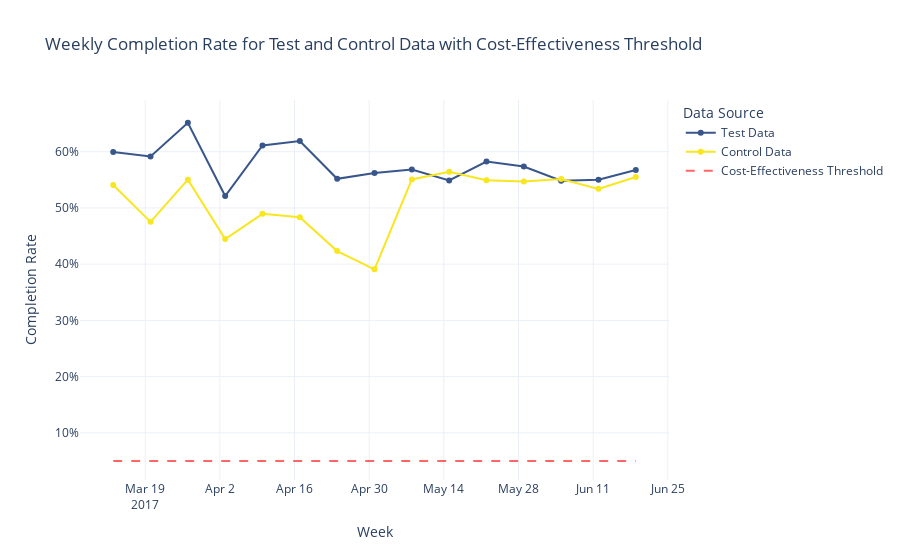

Notebook code cell kept with this figure:
### Code cell
import plotly.graph_objects as go
import pandas as pd
import numpy as np
import matplotlib.pyplot as plt
from scipy.stats import chi2_contingency

# Ensure date column is in datetime format
df_final['date'] = pd.to_datetime(df_final['date'])

# Add a 'week' column to the DataFrame
df_final['week'] = df_final['date'].dt.to_period('W').apply(lambda r: r.start_time)

# Calculate weekly completion rate for Test and Control variations
weekly_completion = df_final.groupby(['week', 'variation'])['completion'].mean().unstack()

# Perform Chi-square test for completion rates
contingency_table = pd.crosstab(df_final['variation'], df_final['completion'])
chi2_stat_completion, p_value_completion, _, _ = chi2_contingency(contingency_table)

# Calculate Cramér's V
n = contingency_table.sum().sum()  # Total number of observations
min_dimension = min(contingency_table.shape) - 1  # Minimum dimension - 1
cramers_v = np.sqrt((chi2_stat_completion / n) / min_dimension)

# Print the results
print(f'Chi-square statistic for completion rates: {chi2_stat_completion}, p-value: {p_value_completion}')
print(f"Cramér's V for the association between variation and completion: {cramers_v}")

# Calculate Completion Rates
completion_rates = df_final.groupby('variation')['completion'].mean()
completion_rate_test = completion_rates.get('Test', 0)
completion_rate_control = completion_rates.get('Control', 0)
percentage_increase = ((completion_rate_test - completion_rate_control) / completion_rate_control) * 100 if completion_rate_control != 0 else float('inf')

print(f'Completion rate for Test group: {completion_rate_test}')
print(f'Completion rate for Control group: {completion_rate_control}')
print(f'Percentage increase in completion rate: {percentage_increase}%')

# Define the cost-effectiveness threshold (example: 0.05 or 5%)
cost_effectiveness_threshold = 0.05

# Define viridis-like colors for the variations
viridis_colors = plt.cm.viridis(np.linspace(0, 1, 256))
test_color = 'rgb({}, {}, {})'.format(*[int(c * 255) for c in viridis_colors[68]])
control_color = 'rgb({}, {}, {})'.format(*[int(c * 255) for c in viridis_colors[253]])

# Create a line+scatter plot
fig = go.Figure()

# Line+scatter for test data
fig.add_trace(go.Scatter(
    x=weekly_completion.index,
    y=weekly_completion['Test'],
    mode='lines+markers',
    name='Test Data',
    line=dict(shape='linear', color=test_color)
))

# Line+scatter for control data
fig.add_trace(go.Scatter(
    x=weekly_completion.index,
    y=weekly_completion['Control'],
    mode='lines+markers',
    name='Control Data',
    line=dict(shape='linear', color=control_color)
))

# Add cost-effectiveness threshold line
fig.add_trace(go.Scatter(
    x=weekly_completion.index,
    y=[cost_effectiveness_threshold] * len(weekly_completion),
    mode='lines',
    name='Cost-Effectiveness Threshold',
    line=dict(shape='linear', color='rgba(255, 0, 0, 0.6)', dash='dash')  # Red dashed line
))

# Update layout
fig.update_layout(
    title='Weekly Completion Rate for Test and Control Data with Cost-Effectiveness Threshold',
    xaxis_title='Week',
    yaxis_title='Completion Rate',
    yaxis_tickformat=',.0%',
    legend_title_text='Data Source',
    template='plotly_white'
)

# Show the plot
fig.show()

### Figure 1 — Plotly figure (JSON) as saved in the notebook; plotly's stock layout.template omitted (floating-point values rounded to 4 significant figures)
{"data": [{"line": {"color": "rgb(56, 86, 139)", "shape": "linear"}, "mode": "lines+markers", "name": "Test Data", "type": "scatter", "x": ["2017-03-13T00:00:00", "2017-03-20T00:00:00", "2017-03-27T00:00:00", "2017-04-03T00:00:00", "2017-04-10T00:00:00", "2017-04-17T00:00:00", "2017-04-24T00:00:00", "2017-05-01T00:00:00", "2017-05-08T00:00:00", "2017-05-15T00:00:00", "2017-05-22T00:00:00", "2017-05-29T00:00:00", "2017-06-05T00:00:00", "2017-06-12T00:00:00", "2017-06-19T00:00:00"], "y": [0.5993, 0.5915, 0.6515, 0.5212, 0.6111, 0.619, 0.5518, 0.562, 0.5683, 0.5488, 0.5825, 0.5737, 0.5483, 0.5501, 0.5675]}, {"line": {"color": "rgb(248, 230, 33)", "shape": "linear"}, "mode": "lines+markers", "name": "Control Data", "type": "scatter", "x": ["2017-03-13T00:00:00", "2017-03-20T00:00:00", "2017-03-27T00:00:00", "2017-04-03T00:00:00", "2017-04-10T00:00:00", "2017-04-17T00:00:00", "2017-04-24T00:00:00", "2017-05-01T00:00:00", "2017-05-08T00:00:00", "2017-05-15T00:00:00", "2017-05-22T00:00:00", "2017-05-29T00:00:00", "2017-06-05T00:00:00", "2017-06-12T00:00:00", "2017-06-19T00:00:00"], "y": [0.5407, 0.4752, 0.5502, 0.4448, 0.4895, 0.4836, 0.4233, 0.3909, 0.5506, 0.5642, 0.5493, 0.547, 0.5513, 0.5339, 0.555]}, {"line": {"color": "rgba(255, 0, 0, 0.6)", "dash": "dash", "shape": "linear"}, "mode": "lines", "name": "Cost-Effectiveness Threshold", "type": "scatter", "x": ["2017-03-13T00:00:00", "2017-03-20T00:00:00", "2017-03-27T00:00:00", "2017-04-03T00:00:00", "2017-04-10T00:00:00", "2017-04-17T00:00:00", "2017-04-24T00:00:00", "2017-05-01T00:00:00", "2017-05-08T00:00:00", "2017-05-15T00:00:00", "2017-05-22T00:00:00", "2017-05-29T00:00:00", "2017-06-05T00:00:00", "2017-06-12T00:00:00", "2017-06-19T00:00:00"], "y": [0.05, 0.05, 0.05, 0.05, 0.05, 0.05, 0.05, 0.05, 0.05, 0.05, 0.05, 0.05, 0.05, 0.05, 0.05]}], "layout": {"legend": {"title": {"text": "Data Source"}}, "title": {"text": "Weekly Completion Rate for Test and Control Data with Cost-Effectiveness Threshold"}, "xaxis": {"title": {"text": "Week"}}, "yaxis": {"tickformat": ",.0%", "title": {"text": "Completion Rate"}}}}
